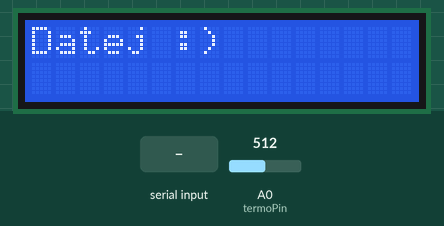
This sketch was run on a simulated Arduino Uno, built with avr-gcc and run on an emulated ATmega328P. Parts: 16×2 character LCD. Inputs (shaded band) come from the test bench; at power-on: A0 (termoPin) = 512. What the sketch prints to the serial monitor is not drawn.

Above: at 1.2 s.
1.3 s: "D\n" received over Serial
At 5.8 s:
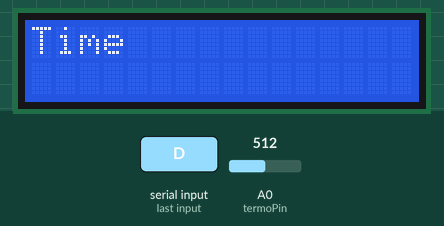
At 10.9 s:
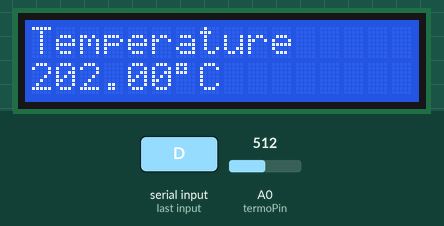
Timing chart, 0 to 12.4 s (numbered marks = the images above; inputs shaded):
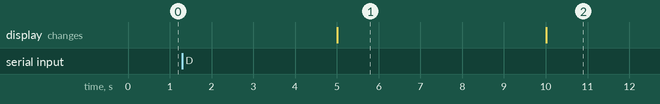

Measured:
- what the display in image 1 shows lasts 5.0 s, from 5.0 s to 10.0 s

The sketch:

allinone.ino
```cpp
/*
All in one device - time, temperature, date + little bonus
by jarkojetomas
*/


// pins
#include <LiquidCrystal.h>

LiquidCrystal lcd(12,11,5,4,3,2);
int termoPin = A0;

// values
int termoValue = 0;
float temperature = 0;

const int MAX_VALUES = 200;

float temperatureValues[MAX_VALUES] = {};
int currentIndex = 0;

long int lastTime = 0;

void setup() {
  lcd.begin(16, 2);

  pinMode(termoPin, INPUT);
  lcd.setCursor(0,0);
  lcd.print("Vitaj :)");
  Serial.begin(9600);
}


void updateThermoValue()
{
  termoValue = analogRead( termoPin );
  float voltage = (termoValue / 1024.0 ) * 5.0;
  temperature = ( voltage - 0.5) * 100 + 2;
  temperatureValues[ currentIndex++ ] = temperature;

  if ( currentIndex >= MAX_VALUES )
  {
    currentIndex = 0;
  }
}


float getAvgTemperature()
{
  float sum = 0;

  for ( int i = 0; i < MAX_VALUES; i++ )
  {
    sum += temperatureValues[ i ];
  }

  return sum / MAX_VALUES;
}


void debug()
{
  /* Tempeature values

  Serial.print("Last values: [ ");
  for( int i = 0; i < MAX_VALUES; i++)
  {
    Serial.print( tempeatureValues[i] );
    Serial.print( ", " );
  }
  Serial.println("]");

  */


  Serial.println( getAvgTemperature() );
}


void loop() {
  long int time = millis();

  if ( time % 200 < 10 )
  {
    updateThermoValue();
  }
  //debug();

  if( time % 117 < 10 )
  {
    Serial.println("server:getTime");
    Serial.println("server:getDate");
  }

  String initDate;
  String initTime;

  if(Serial.available() > 0)
  {
    if(Serial.peek() == 'D')
    {
      initDate = Serial.readStringUntil('\n');
    }
    if(Serial.peek() == 'T')
    {
      initTime = Serial.readStringUntil('\n');
    }
  }

  // DATE

  if( (time % 25000 > 0 ) && (time % 25000 < 5000 ))
  {
    if( (time % 25000 > 0 ) && (time % 25000 < 50 )){
      lcd.clear();
    }
    lcd.setCursor(0, 0);
    lcd.print("Date");
    lcd.setCursor(0, 1);
    lcd.print(initDate.substring(2));
  }

  // TIME

  if( (time % 25000 > 5001 ) && (time % 25000 < 10000 ))
  {
    if( (time % 25000 > 5001 ) && (time % 25000 < 5050 )){
      lcd.clear();
    }
    lcd.setCursor(0, 0);
    lcd.print("Time");
    lcd.setCursor(0, 1);
    lcd.print(initTime.substring(2));
  }

  // TEMPERATURE

  if( (time % 25000 > 10001 ) && (time % 25000 < 15000 ))
  {
    if( (time % 25000 > 10001 ) && (time % 25000 < 10050 )){
      lcd.clear();
    }
    lcd.setCursor(0, 0);
    lcd.print("Temperature");
    lcd.setCursor(0, 1);
    lcd.print(getAvgTemperature());
    lcd.setCursor(6, 1);
    lcd.print((char)223);
    lcd.setCursor(7, 1);
    lcd.print("C");
  }

  if( (time % 25000 > 15001 ) && (time % 25000 < 18500 ))
  {
    if( (time % 25000 > 15001 ) && (time % 25000 < 15050 )){
      lcd.clear();
    }
    lcd.setCursor(0, 0);
    lcd.print("Who is the most");
    //lcd.print("It's time to");
    lcd.setCursor(0, 1);
    lcd.print("AWESOME person?");
    //lcd.print("    play");
  }

  if( (time % 25000 > 18501 ) && (time % 25000 < 20000 ))
  {
    if( (time % 25000 > 18501 ) && (time % 25000 < 18550 )){
      lcd.clear();
    }
    lcd.setCursor(5, 0);
    lcd.print("YOU");
    //lcd.print("Rainbow Six:");
    //lcd.setCursor(0, 1);
    //lcd.print("Siege");
  }

  if( (time % 25000 > 20001 ) && (time % 25000 < 23000 ))
  {
    if( (time % 25000 > 20001 ) && (time % 25000 < 20050 )){
      lcd.clear();
    }
    lcd.setCursor(0, 0);
    lcd.print("This product is");
    lcd.setCursor(0, 1);
    lcd.print("brought to you");
  }
  if( (time % 25000 > 23001 ) && (time % 25000 < 25000 ))
  {
    if( (time % 25000 > 23001 ) && (time % 25000 < 23050 )){
      lcd.clear();
    }
    lcd.setCursor(0, 0);
    lcd.print("by :");
    lcd.setCursor(0, 1);
    lcd.print("JARKOJETOMAS");
  }
}
```
